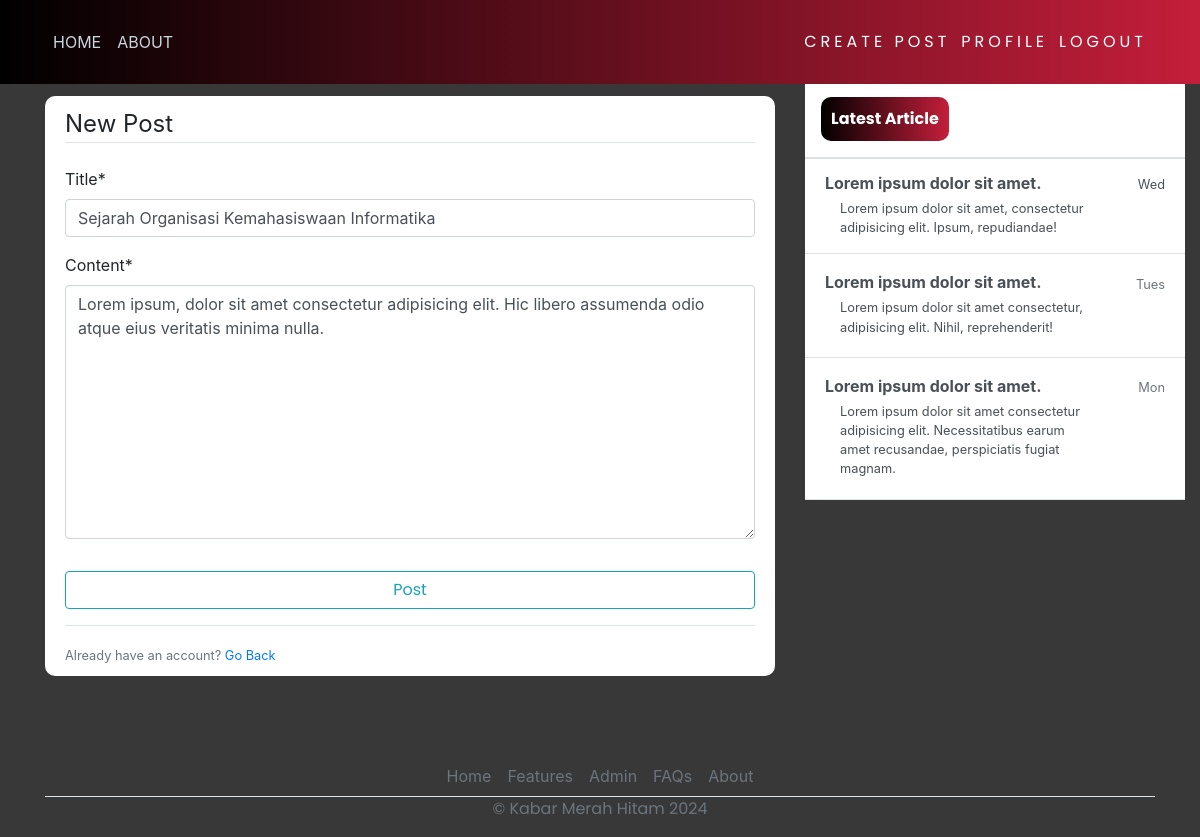
The page /post/2/update (signed in) on the database as committed earlier.
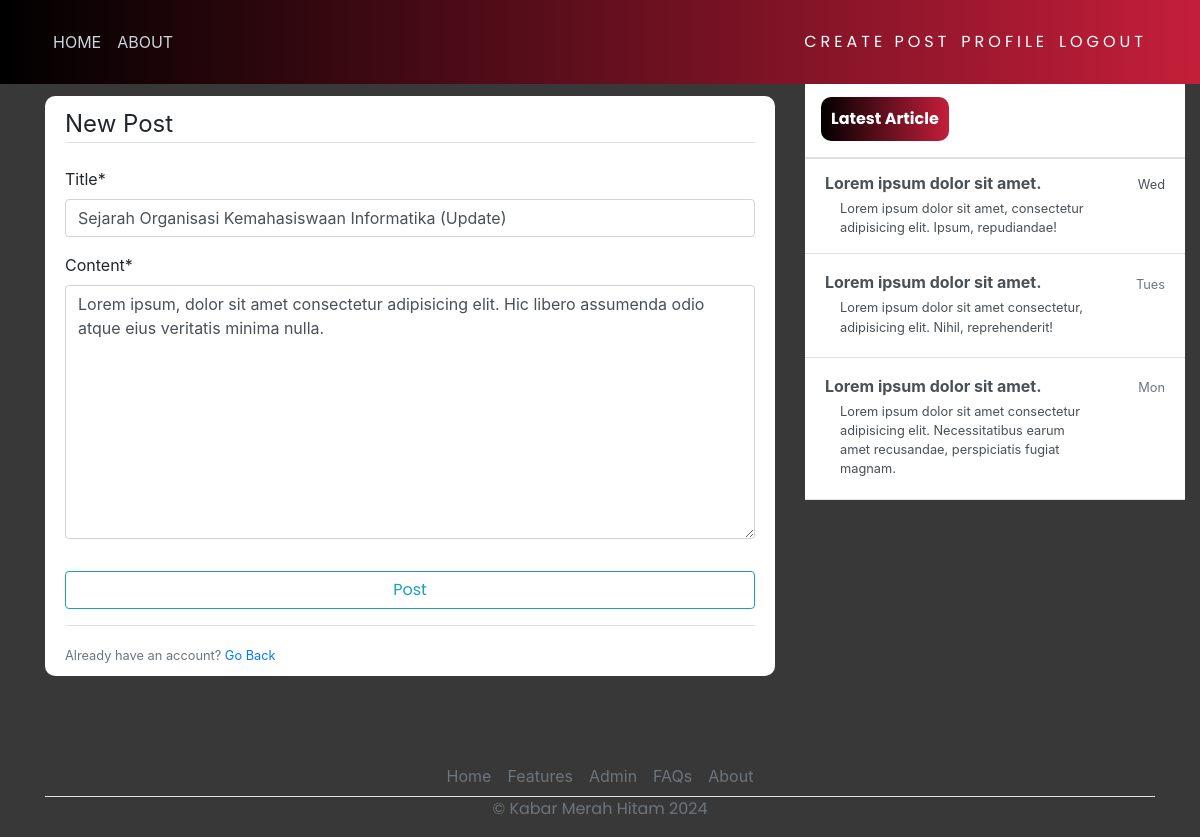
The same page on the database as committed later.
### web/models.py (models this page shows, shortened)
class Post(models.Model):
    title = models.CharField(max_length=200)
    content = models.TextField()
    date_posted = models.DateTimeField(default=timezone.now)
    author = models.ForeignKey(User, on_delete=models.CASCADE)

### web/views.py (the view, shortened to what this page needs)
# urls.py: path('post/<int:pk>/update', PostUpdateView.as_view(), name="update"),
class PostUpdateView(LoginRequiredMixin, UserPassesTestMixin, UpdateView):
  model = Post
  fields = ['title', 'content']
  template_name = 'blog/post_form.html'
  def test_func(self):
    post = self.get_object()
    if self.request.user == post.author:
      return True
    return False

### web/templates/blog/post_form.html (shortened to what this page needs)
{% extends 'blog/base.html' %}
{% load crispy_forms_tags %}
{% block content %}
    <div class="content-section">
        <form action="" method="post">
            <fieldset class="form-group">
                <legend class="border-bottom mb-4">New Post</legend>
                {{ form|crispy }}
            </fieldset>
            <div class="form-group">
                <button class="btn btn-outline-info" type="submit">Post</button>
            </div>
        </form>
        <div class="border-top pt-3">
            <small class="text-muted">Already have an account? <a href="{% url 'home' %}">Go Back</a></small>
        </div>
    </div>
{% endblock content  %}

### web/templates/blog/base.html (shortened to what this page needs)
{% load static %}
<!DOCTYPE html>
<html>
  <head>
    <link
      rel="stylesheet"
      href="https://maxcdn.bootstrapcdn.com/bootstrap/4.0.0/css/bootstrap.min.css"
    />
    <link rel="stylesheet" href="{% static 'web/main.css' %}" />
  </head>
  <body>
    <header class="site-header">
      <nav class="navbar navbar-expand-md navbar-dark bg-steel fixed-top">
        <div class="container">
          <div class="collapse navbar-collapse" id="navbarToggle">
            <div class="navbar-nav mr-auto">
              {% if user.is_authenticated %}
              <a class="nav-item nav-link" href="{% url 'home' %}">HOME</a>
              <a class="nav-item nav-link" href="{% url 'about' %}">ABOUT</a>
            </div>
            <div class="navbar-nav">
              <a href="{% url 'new' %}" id="auth-links">
                Create Post
              </a>
              <a href="profile" id="auth-links">
                Profile
              </a>
              <a href="{% url 'logout'%}" id="auth-links">
                Logout
              </a>
              {% endif %}
            </div>
          </div>
        </div>
      </nav>
    </header>
    <main role="main" class="container">
      <div class="row">
        <div class="col-md-8">
        </div>
        <div class="col-md-8">{% block content %}{% endblock %}</div>
        <div class="col-md-4">
          <div class="content-sectionw">
            <div
              class="d-flex flex-column align-items-stretch flex-shrink-0 bg-white"
              style="width: 380px"
              style="padding-top: 120px"
            >
              <a
                id="list-group"
                style="text-decoration: none"
                href=""
                class="d-flex align-items-center flex-shrink-0 p-3 link-dark text-decoration-none border-bottom"
              >
                <span class="fs-5 fw-semibold" id="gist-btn"
                  >Latest Article</span
                >
              </a>
              <div class="list-group list-group-flush border-bottom scrollarea">
                <a
                  href="#"
                  class="list-group-item list-group-item-action lh-tight"
                  aria-current="true"
                >
                  <div
                    class="d-flex w-100 align-items-center justify-content-between"
                  >
                    <strong class="mb-1">Lorem ipsum dolor sit amet. </strong>
                    <small>Wed</small>
                  </div>
                  <div class="col-10 mb-1 small">
                    Lorem ipsum dolor sit amet, consectetur adipisicing elit.
                    Ipsum, repudiandae!
                  </div>
                </a>
                <a
                  href="#"
                  class="list-group-item list-group-item-action py-3 lh-tight"
                >
                  <div
                    class="d-flex w-100 align-items-center justify-content-between"
                  >
                    <strong class="mb-1">Lorem ipsum dolor sit amet.</strong>
                    <small class="text-muted">Tues</small>
                  </div>
                  <div class="col-10 mb-1 small">
                    Lorem ipsum dolor sit amet consectetur, adipisicing elit.
                    Nihil, reprehenderit!
                  </div>
                </a>
                <a
                  href="#"
                  class="list-group-item list-group-item-action py-3 lh-tight"
                >
                  <div
                    class="d-flex w-100 align-items-center justify-content-between"
                  >
                    <strong class="mb-1">Lorem ipsum dolor sit amet.</strong>
                    <small class="text-muted">Mon</small>
                  </div>
                  <div class="col-10 mb-1 small">
                    Lorem ipsum dolor sit amet consectetur adipisicing elit.
                    Necessitatibus earum amet recusandae, perspiciatis fugiat
                    magnam.
                  </div>
                </a>
              </div>
            </div>
          </div>
        </div>
      </div>
      <footer class="">
        <ul
          class="nav justify-content-center border-bottom"
          style="margin-top: 60px"
        >
          <li class="nav-item">
            <a href="#" class="nav-link px-2 text-muted">Home</a>
          </li>
          <li class="nav-item">
            <a href="#" class="nav-link px-2 text-muted">Features</a>
          </li>
          <li class="nav-item">
            <a href="admin/" class="nav-link px-2 text-muted">Admin</a>
          </li>
          <li class="nav-item">
            <a href="#" class="nav-link px-2 text-muted">FAQs</a>
          </li>
          <li class="nav-item">
            <a href="#" class="nav-link px-2 text-muted">About</a>
          </li>
        </ul>
        <p class="text-center text-muted">&copy; Kabar Merah Hitam 2024</p>
      </footer>
    </main>
  </body>
</html>

### web/static/web/main.css (style rules this page uses)
body { background-color: rgb(56, 56, 56); margin-top: 5rem; background-size: contain; background-repeat: no-repeat; }
h1, h2, h3, h4, h5, h6, p { color: #444444; font-family: "Poppins", sans-serif; }
ul { margin: 0; }
.bg-steel { background: linear-gradient(270deg, rgb(196, 30, 58) 0%, rgb(0, 0, 0) 100%); }
.site-header .navbar-nav .nav-link { color: #cbd5db; }
.content-section { background: #ffffff; padding: 10px 20px; border-radius: 10px; margin-bottom: 20px; margin-top: 15px; }
#auth-links { font-family: "Poppins", sans-serif; position: relative; display: inline-block; padding: 12px 3px; margin: 10px 0; color: #ffffff; text-decoration: none; text-transform: uppercase; transition: 0.5s; letter-spacing: 4px; overflow: hidden; margin-right: 5px; }
#auth-links:nth-child(2) { filter: hue-rotate(110deg); }
#gist-btn { color: black; background: linear-gradient(270deg, rgb(196, 30, 58) 0%, rgb(0, 0, 0) 100%); padding: 10px; color: white; font-family: "Poppins", sans-serif; font-weight: bold; border-radius: 10px; }
button { font-family: "Poppins", sans-serif; border: none; outline: 0; display: inline-block; padding: 8px; color: white; background-color: #000; text-align: center; cursor: pointer; width: 100%; font-size: 18px; transition: 1s; }

Rows that differ between the two databases and show on the page:
changed Post: title "Sejarah Organisasi Kemahasiswaan Informatika" → "Sejarah Organisasi Kemahasiswaan Informatika (Update)"
